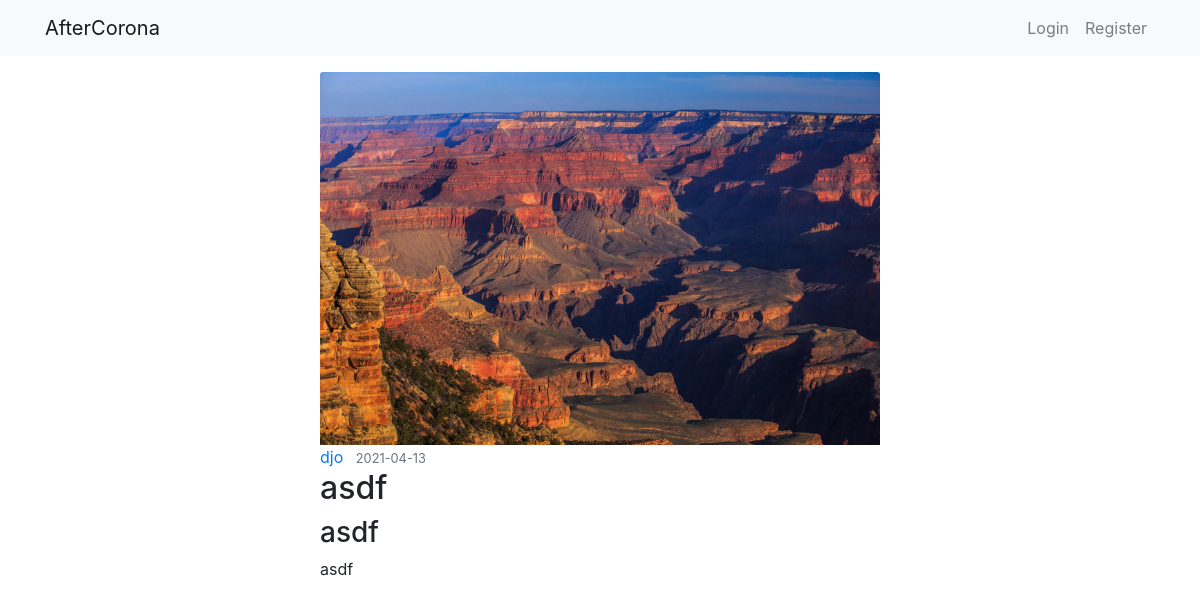
Page /post/3 on the earlier database version.
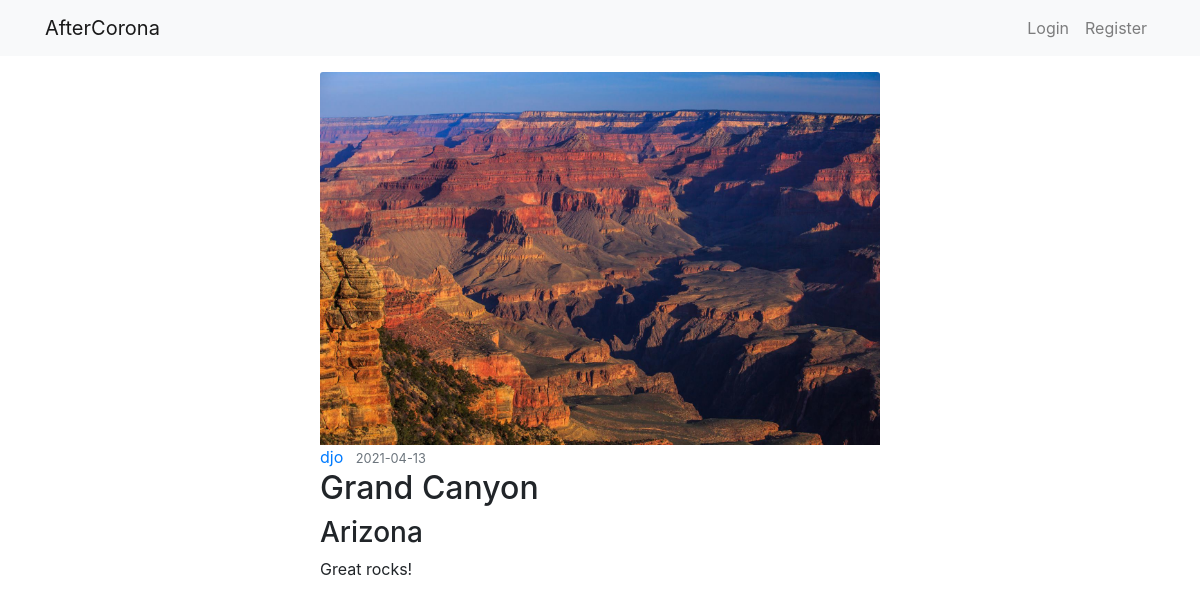
Same page on the later database version.
### app/models.py (models this page shows, shortened)
class Post(db.Model):
    id = db.Column(db.Integer, primary_key=True)
    image = db.Column(db.String(50), nullable=False)
    place = db.Column(db.String(30), nullable=False)
    location = db.Column(db.String(50), nullable=False)
    created = db.Column(db.DateTime, nullable=False, default=datetime.utcnow)
    desc = db.Column(db.Text, nullable=False)
    user_id = db.Column(db.Integer, db.ForeignKey('user.id'), nullable=False)

### app/routes.py (the view)
@app.route('/post/<int:post_id>')
def post(post_id):
    post = Post.query.get_or_404(post_id)
    return render_template('post.html', post=post)

### app/templates/post.html (shortened to what this page needs)
{% extends "layout.html" %} {% block title %} {{ post.place }} {% endblock %}{% block content %}
<article class="content">
  <img
    class="card-img-top"
    src="{{ url_for(
      'static', filename='place_images/' + post.image) }}"
  />
  <div class="media-body">
    <div class="article-metadata">
      <a class="mr-2" href="{{ url_for('user_posts', username=post.author.username) }}">{{ post.author.username }}</a>
      <small class="text-muted">{{ post.created.strftime('%Y-%m-%d') }}</small>
    </div>
    <h2>{{ post.place }}</h2>
    <h3>{{ post.location }}</h3>
    <p>{{ post.desc }}</p>
  </div>
</article>
{% endblock content %}

Differences in the rows shown:
changed Post: place "asdf" → "Grand Canyon"; location "asdf" → "Arizona"; desc "asdf" → "Great rocks!"
